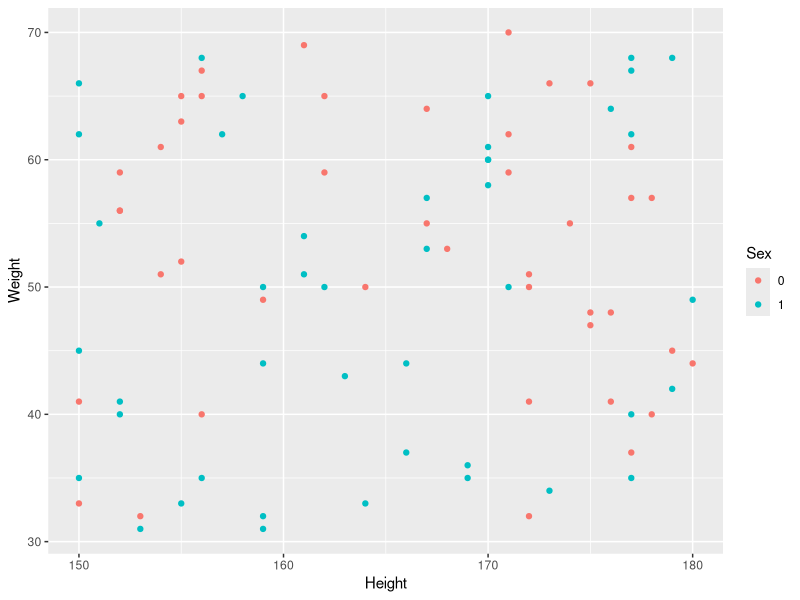

Generate this figure with R: (Note: this script raises an error after producing the figure.)
## ---- chunk 1
knitr::opts_chunk$set(echo = TRUE)
## ---- chunk 2

# READ IN SOME DATA TO PLAY WITH
patient<-read.csv("PatientData.csv")
## ---- chunk 3
recs<-nrow(patient)
recs
## ---- chunk 4
df_names<-names(patient)

## ---- chunk 5
library(dplyr)
# arrange - sorts the data
# select - selects required field names
# filter - exactly as Excel does it.
# mutate - creates a new field
# sumammarise

# select ID, Age, Height
pat_selection<- patient %>%
                  select(ID, Age, Height)

pat_filter<-patient%>%
                  filter(Age==15)

patient_2<-patient %>%
          mutate(wght_g=Weight*1000)

# m_wt is the mean of the weight.
# let's group the stats by Sex

summary_stats<-patient%>%
          group_by(Sex)%>%
          summarise(m_wt= round(mean(Weight),1), m_ht=mean(Height), m_age=mean(Age))

## ---- chunk 6
library(flextable)
tble_tidy<-flextable(summary_stats,
                  col_keys=c("m_age","m_ht","m_wt") )  
tble_tidy
## ---- chunk 7
library(ggplot2)

patient$Sex<-as.factor(patient$Sex)

p<-ggplot(patient, aes(Height, Weight,color=Sex))+
      geom_point()

p
## ---- chunk 8
library(knitr)

# But the PNG package is loads better

include_graphics("logo.png")

## ---- chunk 9
# pass from the parameters in the start of the document

patient_filter<-patient%>%
                  filter(Age==params$age_t)
